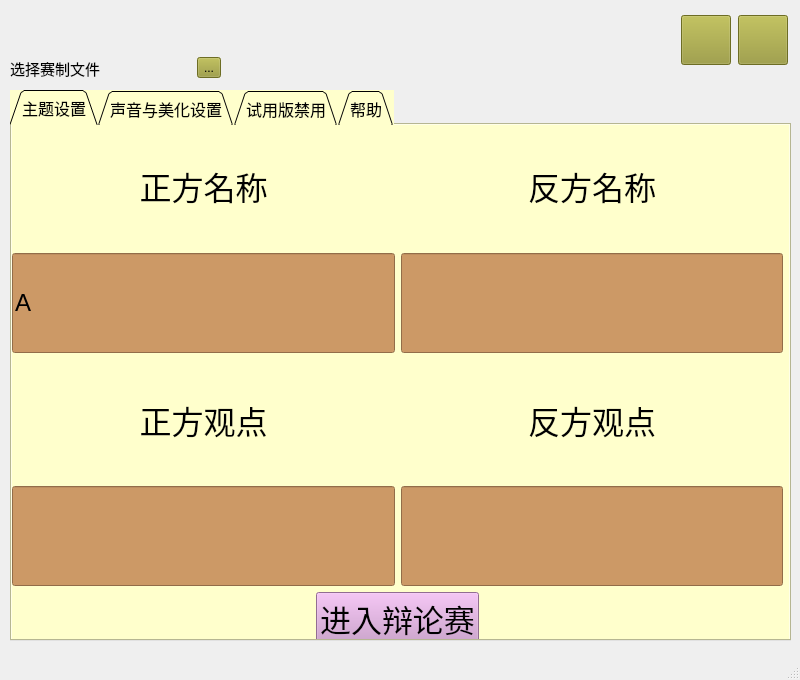
<?xml version="1.0" encoding="UTF-8"?>
<ui version="4.0">
 <class>MainWindow</class>
 <widget class="QMainWindow" name="MainWindow">
  <property name="geometry">
   <rect>
    <x>0</x>
    <y>0</y>
    <width>800</width>
    <height>680</height>
   </rect>
  </property>
  <property name="sizePolicy">
   <sizepolicy hsizetype="Preferred" vsizetype="Preferred">
    <horstretch>0</horstretch>
    <verstretch>0</verstretch>
   </sizepolicy>
  </property>
  <property name="minimumSize">
   <size>
    <width>800</width>
    <height>680</height>
   </size>
  </property>
  <property name="maximumSize">
   <size>
    <width>800</width>
    <height>680</height>
   </size>
  </property>
  <property name="windowTitle">
   <string>电子计时器</string>
  </property>
  <property name="toolTipDuration">
   <number>0</number>
  </property>
  <property name="styleSheet">
   <string notr="true"/>
  </property>
  <widget class="QWidget" name="centralwidget">
   <widget class="QTabWidget" name="fix_mainwindow_tabWidget">
    <property name="geometry">
     <rect>
      <x>10</x>
      <y>90</y>
      <width>781</width>
      <height>551</height>
     </rect>
    </property>
    <property name="baseSize">
     <size>
      <width>0</width>
      <height>0</height>
     </size>
    </property>
    <property name="font">
     <font>
      <family>华文楷体</family>
      <pointsize>12</pointsize>
     </font>
    </property>
    <property name="styleSheet">
     <string notr="true">background-color: rgb(255, 255, 204);</string>
    </property>
    <property name="tabShape">
     <enum>QTabWidget::Triangular</enum>
    </property>
    <property name="currentIndex">
     <number>0</number>
    </property>
    <widget class="QWidget" name="tab">
     <attribute name="title">
      <string>主题设置</string>
     </attribute>
     <widget class="QWidget" name="layoutWidget">
      <property name="geometry">
       <rect>
        <x>0</x>
        <y>0</y>
        <width>771</width>
        <height>521</height>
       </rect>
      </property>
      <layout class="QVBoxLayout" name="verticalLayout_5">
       <item>
        <layout class="QGridLayout" name="fix_page1_gridlayout">
         <item row="1" column="1">
          <widget class="QLineEdit" name="pg1_lineEdit_2">
           <property name="minimumSize">
            <size>
             <width>0</width>
             <height>100</height>
            </size>
           </property>
           <property name="font">
            <font>
             <pointsize>18</pointsize>
            </font>
           </property>
           <property name="styleSheet">
            <string notr="true">background-color: rgb(204, 153, 102);</string>
           </property>
           <property name="text">
            <string/>
           </property>
          </widget>
         </item>
         <item row="3" column="0">
          <widget class="QLineEdit" name="pg1_lineEdit_3">
           <property name="minimumSize">
            <size>
             <width>0</width>
             <height>100</height>
            </size>
           </property>
           <property name="font">
            <font>
             <pointsize>18</pointsize>
            </font>
           </property>
           <property name="styleSheet">
            <string notr="true">background-color: rgb(204, 153, 102);</string>
           </property>
           <property name="text">
            <string/>
           </property>
          </widget>
         </item>
         <item row="0" column="1">
          <widget class="QLabel" name="fix_page1_label_2">
           <property name="font">
            <font>
             <family>华文楷体</family>
             <pointsize>24</pointsize>
            </font>
           </property>
           <property name="text">
            <string>反方名称</string>
           </property>
           <property name="alignment">
            <set>Qt::AlignCenter</set>
           </property>
          </widget>
         </item>
         <item row="1" column="0">
          <widget class="QLineEdit" name="pg1_lineEdit_1">
           <property name="minimumSize">
            <size>
             <width>0</width>
             <height>100</height>
            </size>
           </property>
           <property name="font">
            <font>
             <pointsize>18</pointsize>
            </font>
           </property>
           <property name="styleSheet">
            <string notr="true">background-color: rgb(204, 153, 102);</string>
           </property>
           <property name="text">
            <string>A</string>
           </property>
          </widget>
         </item>
         <item row="2" column="1">
          <widget class="QLabel" name="fix_page1_label_4">
           <property name="font">
            <font>
             <family>华文楷体</family>
             <pointsize>24</pointsize>
            </font>
           </property>
           <property name="layoutDirection">
            <enum>Qt::LeftToRight</enum>
           </property>
           <property name="text">
            <string>反方观点</string>
           </property>
           <property name="alignment">
            <set>Qt::AlignCenter</set>
           </property>
          </widget>
         </item>
         <item row="2" column="0">
          <widget class="QLabel" name="fix_page1_label_3">
           <property name="font">
            <font>
             <family>华文楷体</family>
             <pointsize>24</pointsize>
            </font>
           </property>
           <property name="text">
            <string>正方观点</string>
           </property>
           <property name="textFormat">
            <enum>Qt::AutoText</enum>
           </property>
           <property name="alignment">
            <set>Qt::AlignCenter</set>
           </property>
          </widget>
         </item>
         <item row="3" column="1">
          <widget class="QLineEdit" name="pg1_lineEdit_4">
           <property name="minimumSize">
            <size>
             <width>0</width>
             <height>100</height>
            </size>
           </property>
           <property name="font">
            <font>
             <pointsize>18</pointsize>
            </font>
           </property>
           <property name="styleSheet">
            <string notr="true">background-color: rgb(204, 153, 102);</string>
           </property>
           <property name="text">
            <string/>
           </property>
          </widget>
         </item>
         <item row="0" column="0">
          <widget class="QLabel" name="fix_page1_label_1">
           <property name="font">
            <font>
             <family>华文楷体</family>
             <pointsize>24</pointsize>
             <weight>50</weight>
             <bold>false</bold>
             <kerning>true</kerning>
            </font>
           </property>
           <property name="mouseTracking">
            <bool>false</bool>
           </property>
           <property name="layoutDirection">
            <enum>Qt::LeftToRight</enum>
           </property>
           <property name="text">
            <string>正方名称</string>
           </property>
           <property name="textFormat">
            <enum>Qt::AutoText</enum>
           </property>
           <property name="alignment">
            <set>Qt::AlignCenter</set>
           </property>
          </widget>
         </item>
        </layout>
       </item>
       <item>
        <layout class="QHBoxLayout" name="fix_page1_horizontalLayout">
         <item>
          <spacer name="fix_page1_horizontalSpacer_1">
           <property name="orientation">
            <enum>Qt::Horizontal</enum>
           </property>
           <property name="sizeHint" stdset="0">
            <size>
             <width>40</width>
             <height>20</height>
            </size>
           </property>
          </spacer>
         </item>
         <item>
          <widget class="QPushButton" name="pg1_btn_enter">
           <property name="font">
            <font>
             <family>华文楷体</family>
             <pointsize>23</pointsize>
            </font>
           </property>
           <property name="styleSheet">
            <string notr="true">background-color: rgb(204, 153, 204);</string>
           </property>
           <property name="text">
            <string>进入辩论赛</string>
           </property>
          </widget>
         </item>
         <item>
          <spacer name="fix_page1_horizontalSpacer_2">
           <property name="orientation">
            <enum>Qt::Horizontal</enum>
           </property>
           <property name="sizeHint" stdset="0">
            <size>
             <width>40</width>
             <height>20</height>
            </size>
           </property>
          </spacer>
         </item>
        </layout>
       </item>
      </layout>
     </widget>
    </widget>
    <widget class="QWidget" name="tab_3">
     <attribute name="title">
      <string>声音与美化设置</string>
     </attribute>
     <layout class="QGridLayout" name="gridLayout_2">
      <item row="0" column="0">
       <widget class="QFrame" name="frame_3">
        <property name="styleSheet">
         <string notr="true">gridline-color: rgb(190, 190, 190);</string>
        </property>
        <property name="frameShape">
         <enum>QFrame::StyledPanel</enum>
        </property>
        <property name="frameShadow">
         <enum>QFrame::Raised</enum>
        </property>
        <widget class="QLabel" name="fix_page3_label_3">
         <property name="geometry">
          <rect>
           <x>0</x>
           <y>10</y>
           <width>72</width>
           <height>15</height>
          </rect>
         </property>
         <property name="text">
          <string>警示音</string>
         </property>
        </widget>
        <widget class="QWidget" name="layoutWidget">
         <property name="geometry">
          <rect>
           <x>0</x>
           <y>50</y>
           <width>221</width>
           <height>97</height>
          </rect>
         </property>
         <layout class="QHBoxLayout" name="horizontalLayout">
          <item>
           <layout class="QVBoxLayout" name="verticalLayout">
            <item>
             <widget class="QRadioButton" name="pg3_rbtn_21">
              <property name="text">
               <string>目录下声音</string>
              </property>
              <property name="checked">
               <bool>true</bool>
              </property>
             </widget>
            </item>
            <item>
             <widget class="QRadioButton" name="pg3_rbtn_22">
              <property name="text">
               <string>（无）</string>
              </property>
             </widget>
            </item>
            <item>
             <widget class="QLabel" name="fix_page3_label_8">
              <property name="text">
               <string>...</string>
              </property>
             </widget>
            </item>
           </layout>
          </item>
         </layout>
        </widget>
        <widget class="QFrame" name="frame_2">
         <property name="geometry">
          <rect>
           <x>0</x>
           <y>210</y>
           <width>246</width>
           <height>232</height>
          </rect>
         </property>
         <property name="styleSheet">
          <string notr="true">gridline-color: rgb(190, 190, 190);</string>
         </property>
         <property name="frameShape">
          <enum>QFrame::StyledPanel</enum>
         </property>
         <property name="frameShadow">
          <enum>QFrame::Raised</enum>
         </property>
         <widget class="QLabel" name="fix_page3_label_2">
          <property name="geometry">
           <rect>
            <x>10</x>
            <y>10</y>
            <width>91</width>
            <height>16</height>
           </rect>
          </property>
          <property name="text">
           <string>总时间终止音</string>
          </property>
         </widget>
         <widget class="QWidget" name="layoutWidget">
          <property name="geometry">
           <rect>
            <x>0</x>
            <y>50</y>
            <width>221</width>
            <height>97</height>
           </rect>
          </property>
          <layout class="QHBoxLayout" name="horizontalLayout_4">
           <item>
            <layout class="QVBoxLayout" name="verticalLayout_4">
             <item>
              <widget class="QRadioButton" name="pg3_rbtn_11">
               <property name="text">
                <string>目录下声音</string>
               </property>
               <property name="checked">
                <bool>true</bool>
               </property>
              </widget>
             </item>
             <item>
              <widget class="QRadioButton" name="pg3_rbtn_12">
               <property name="text">
                <string>（无）</string>
               </property>
              </widget>
             </item>
             <item>
              <widget class="QLabel" name="fix_page3_label_11">
               <property name="text">
                <string>...</string>
               </property>
              </widget>
             </item>
            </layout>
           </item>
          </layout>
         </widget>
        </widget>
       </widget>
      </item>
      <item row="0" column="2">
       <widget class="QFrame" name="frame_5">
        <property name="styleSheet">
         <string notr="true">alternate-background-color: rgb(190, 190, 190);</string>
        </property>
        <property name="frameShape">
         <enum>QFrame::StyledPanel</enum>
        </property>
        <property name="frameShadow">
         <enum>QFrame::Raised</enum>
        </property>
        <widget class="QLabel" name="fix_page3_label_5">
         <property name="geometry">
          <rect>
           <x>10</x>
           <y>10</y>
           <width>111</width>
           <height>16</height>
          </rect>
         </property>
         <property name="text">
          <string>单次发言终止音</string>
         </property>
        </widget>
        <widget class="QWidget" name="layoutWidget">
         <property name="geometry">
          <rect>
           <x>0</x>
           <y>50</y>
           <width>221</width>
           <height>97</height>
          </rect>
         </property>
         <layout class="QHBoxLayout" name="horizontalLayout_3">
          <item>
           <layout class="QVBoxLayout" name="verticalLayout_3">
            <item>
             <widget class="QRadioButton" name="pg3_rbtn_41">
              <property name="text">
               <string>目录下声音</string>
              </property>
              <property name="checked">
               <bool>true</bool>
              </property>
             </widget>
            </item>
            <item>
             <widget class="QRadioButton" name="pg3_rbtn_42">
              <property name="text">
               <string>（无）</string>
              </property>
             </widget>
            </item>
            <item>
             <widget class="QLabel" name="fix_page3_label_10">
              <property name="text">
               <string>...</string>
              </property>
             </widget>
            </item>
           </layout>
          </item>
         </layout>
        </widget>
       </widget>
      </item>
      <item row="0" column="1">
       <widget class="QFrame" name="frame_4">
        <property name="styleSheet">
         <string notr="true">gridline-color: rgb(190, 190, 190);</string>
        </property>
        <property name="frameShape">
         <enum>QFrame::StyledPanel</enum>
        </property>
        <property name="frameShadow">
         <enum>QFrame::Raised</enum>
        </property>
        <widget class="QLabel" name="fix_page3_label_4">
         <property name="geometry">
          <rect>
           <x>10</x>
           <y>10</y>
           <width>91</width>
           <height>16</height>
          </rect>
         </property>
         <property name="text">
          <string>倒计时滴答声</string>
         </property>
        </widget>
        <widget class="QWidget" name="layoutWidget">
         <property name="geometry">
          <rect>
           <x>0</x>
           <y>50</y>
           <width>221</width>
           <height>97</height>
          </rect>
         </property>
         <layout class="QHBoxLayout" name="horizontalLayout_2">
          <item>
           <layout class="QVBoxLayout" name="verticalLayout_2">
            <item>
             <widget class="QRadioButton" name="pg3_rbtn_31">
              <property name="text">
               <string>目录下声音</string>
              </property>
              <property name="checked">
               <bool>true</bool>
              </property>
             </widget>
            </item>
            <item>
             <widget class="QRadioButton" name="pg3_rbtn_32">
              <property name="text">
               <string>（无）</string>
              </property>
             </widget>
            </item>
            <item>
             <widget class="QLabel" name="fix_page3_label_9">
              <property name="text">
               <string>...</string>
              </property>
             </widget>
            </item>
           </layout>
          </item>
         </layout>
        </widget>
        <widget class="QWidget" name="layoutWidget">
         <property name="geometry">
          <rect>
           <x>0</x>
           <y>250</y>
           <width>231</width>
           <height>121</height>
          </rect>
         </property>
         <layout class="QVBoxLayout" name="verticalLayout_6">
          <item>
           <widget class="QLabel" name="label_10">
            <property name="text">
             <string>正反方图片占屏幕比例：</string>
            </property>
           </widget>
          </item>
          <item>
           <layout class="QHBoxLayout" name="horizontalLayout_6">
            <item>
             <widget class="QLabel" name="label_8">
              <property name="text">
               <string>宽</string>
              </property>
             </widget>
            </item>
            <item>
             <widget class="QLineEdit" name="input_view_w_k">
              <property name="text">
               <string>0.30000</string>
              </property>
             </widget>
            </item>
           </layout>
          </item>
          <item>
           <layout class="QHBoxLayout" name="horizontalLayout_7">
            <item>
             <widget class="QLabel" name="label_9">
              <property name="text">
               <string>高</string>
              </property>
             </widget>
            </item>
            <item>
             <widget class="QLineEdit" name="input_view_h_k">
              <property name="text">
               <string>0.37500</string>
              </property>
             </widget>
            </item>
           </layout>
          </item>
         </layout>
        </widget>
       </widget>
      </item>
     </layout>
    </widget>
    <widget class="QWidget" name="tab_7">
     <attribute name="title">
      <string>试用版禁用</string>
     </attribute>
     <widget class="QWidget" name="layoutWidget">
      <property name="geometry">
       <rect>
        <x>0</x>
        <y>10</y>
        <width>815</width>
        <height>481</height>
       </rect>
      </property>
      <layout class="QVBoxLayout" name="verticalLayout_12">
       <item>
        <widget class="QLabel" name="label_7">
         <property name="text">
          <string>自定义变量导入</string>
         </property>
        </widget>
       </item>
       <item>
        <layout class="QHBoxLayout" name="horizontalLayout_13">
         <item>
          <layout class="QVBoxLayout" name="verticalLayout_10">
           <item>
            <widget class="QLabel" name="label">
             <property name="text">
              <string>Var_custom_1</string>
             </property>
            </widget>
           </item>
           <item>
            <widget class="QLineEdit" name="pg6_lineEdit_1">
             <property name="sizePolicy">
              <sizepolicy hsizetype="Fixed" vsizetype="Fixed">
               <horstretch>0</horstretch>
               <verstretch>0</verstretch>
              </sizepolicy>
             </property>
             <property name="minimumSize">
              <size>
               <width>350</width>
               <height>120</height>
              </size>
             </property>
             <property name="font">
              <font>
               <family>宋体</family>
               <pointsize>20</pointsize>
              </font>
             </property>
             <property name="text">
              <string>在这里输入变量1的值</string>
             </property>
            </widget>
           </item>
           <item>
            <widget class="QLabel" name="label_3">
             <property name="text">
              <string>Var_custom_3</string>
             </property>
            </widget>
           </item>
           <item>
            <widget class="QLineEdit" name="pg6_lineEdit_3">
             <property name="sizePolicy">
              <sizepolicy hsizetype="Fixed" vsizetype="Fixed">
               <horstretch>0</horstretch>
               <verstretch>0</verstretch>
              </sizepolicy>
             </property>
             <property name="minimumSize">
              <size>
               <width>350</width>
               <height>120</height>
              </size>
             </property>
             <property name="font">
              <font>
               <family>宋体</family>
               <pointsize>20</pointsize>
              </font>
             </property>
             <property name="text">
              <string>在这里输入变量3的值</string>
             </property>
            </widget>
           </item>
           <item>
            <widget class="QLabel" name="label_5">
             <property name="text">
              <string>Var_custom_5</string>
             </property>
            </widget>
           </item>
           <item>
            <widget class="QLineEdit" name="pg6_lineEdit_5">
             <property name="sizePolicy">
              <sizepolicy hsizetype="Fixed" vsizetype="Fixed">
               <horstretch>0</horstretch>
               <verstretch>0</verstretch>
              </sizepolicy>
             </property>
             <property name="minimumSize">
              <size>
               <width>350</width>
               <height>120</height>
              </size>
             </property>
             <property name="font">
              <font>
               <family>宋体</family>
               <pointsize>20</pointsize>
              </font>
             </property>
             <property name="text">
              <string>在这里输入变量6的值</string>
             </property>
            </widget>
           </item>
          </layout>
         </item>
         <item>
          <layout class="QVBoxLayout" name="verticalLayout_11">
           <item>
            <widget class="QLabel" name="label_2">
             <property name="text">
              <string>Var_custom_2</string>
             </property>
            </widget>
           </item>
           <item>
            <widget class="QLineEdit" name="pg6_lineEdit_2">
             <property name="sizePolicy">
              <sizepolicy hsizetype="Fixed" vsizetype="Fixed">
               <horstretch>0</horstretch>
               <verstretch>0</verstretch>
              </sizepolicy>
             </property>
             <property name="minimumSize">
              <size>
               <width>350</width>
               <height>120</height>
              </size>
             </property>
             <property name="font">
              <font>
               <family>宋体</family>
               <pointsize>20</pointsize>
              </font>
             </property>
             <property name="text">
              <string>在这里输入变量2的值</string>
             </property>
            </widget>
           </item>
           <item>
            <widget class="QLabel" name="label_4">
             <property name="text">
              <string>Var_custom_4</string>
             </property>
            </widget>
           </item>
           <item>
            <widget class="QLineEdit" name="pg6_lineEdit_4">
             <property name="sizePolicy">
              <sizepolicy hsizetype="Fixed" vsizetype="Fixed">
               <horstretch>0</horstretch>
               <verstretch>0</verstretch>
              </sizepolicy>
             </property>
             <property name="minimumSize">
              <size>
               <width>350</width>
               <height>120</height>
              </size>
             </property>
             <property name="font">
              <font>
               <family>宋体</family>
               <pointsize>20</pointsize>
              </font>
             </property>
             <property name="text">
              <string>在这里输入变量4的值</string>
             </property>
            </widget>
           </item>
           <item>
            <widget class="QLabel" name="label_6">
             <property name="text">
              <string>Var_custom_6</string>
             </property>
            </widget>
           </item>
           <item>
            <widget class="QLineEdit" name="pg6_lineEdit_6">
             <property name="sizePolicy">
              <sizepolicy hsizetype="Fixed" vsizetype="Fixed">
               <horstretch>0</horstretch>
               <verstretch>0</verstretch>
              </sizepolicy>
             </property>
             <property name="minimumSize">
              <size>
               <width>350</width>
               <height>120</height>
              </size>
             </property>
             <property name="font">
              <font>
               <family>宋体</family>
               <pointsize>20</pointsize>
              </font>
             </property>
             <property name="text">
              <string>在这里输入变量6的值</string>
             </property>
            </widget>
           </item>
          </layout>
         </item>
        </layout>
       </item>
      </layout>
     </widget>
    </widget>
    <widget class="QWidget" name="tab_6">
     <attribute name="title">
      <string>帮助</string>
     </attribute>
     <widget class="QLabel" name="label_11">
      <property name="geometry">
       <rect>
        <x>50</x>
        <y>40</y>
        <width>291</width>
        <height>121</height>
       </rect>
      </property>
      <property name="text">
       <string>这是内测版，可能存在BUG</string>
      </property>
     </widget>
     <widget class="QLabel" name="label_12">
      <property name="geometry">
       <rect>
        <x>200</x>
        <y>190</y>
        <width>281</width>
        <height>121</height>
       </rect>
      </property>
      <property name="text">
       <string>written by PyQt5 </string>
      </property>
     </widget>
     <widget class="QLabel" name="label_13">
      <property name="geometry">
       <rect>
        <x>470</x>
        <y>360</y>
        <width>72</width>
        <height>15</height>
       </rect>
      </property>
      <property name="text">
       <string/>
      </property>
     </widget>
    </widget>
   </widget>
   <widget class="QWidget" name="horizontalLayoutWidget">
    <property name="geometry">
     <rect>
      <x>10</x>
      <y>50</y>
      <width>211</width>
      <height>36</height>
     </rect>
    </property>
    <layout class="QHBoxLayout" name="horizontalLayout_5">
     <item>
      <widget class="QLabel" name="fix_page2_label1">
       <property name="font">
        <font>
         <family>华文楷体</family>
         <pointsize>11</pointsize>
        </font>
       </property>
       <property name="text">
        <string>选择赛制文件</string>
       </property>
      </widget>
     </item>
     <item>
      <widget class="QToolButton" name="pg2_tbtn_filechoose">
       <property name="styleSheet">
        <string notr="true">background-color: rgb(153, 153, 51);</string>
       </property>
       <property name="text">
        <string>...</string>
       </property>
      </widget>
     </item>
    </layout>
   </widget>
   <widget class="QWidget" name="layoutWidget">
    <property name="geometry">
     <rect>
      <x>680</x>
      <y>10</y>
      <width>109</width>
      <height>61</height>
     </rect>
    </property>
    <layout class="QHBoxLayout" name="horizontalLayout_8">
     <item>
      <widget class="QPushButton" name="btn_under">
       <property name="sizePolicy">
        <sizepolicy hsizetype="Fixed" vsizetype="Fixed">
         <horstretch>0</horstretch>
         <verstretch>0</verstretch>
        </sizepolicy>
       </property>
       <property name="minimumSize">
        <size>
         <width>50</width>
         <height>50</height>
        </size>
       </property>
       <property name="maximumSize">
        <size>
         <width>50</width>
         <height>50</height>
        </size>
       </property>
       <property name="styleSheet">
        <string notr="true">background-color: rgb(153, 153, 51);</string>
       </property>
       <property name="text">
        <string/>
       </property>
      </widget>
     </item>
     <item>
      <widget class="QPushButton" name="btn_close">
       <property name="minimumSize">
        <size>
         <width>50</width>
         <height>50</height>
        </size>
       </property>
       <property name="maximumSize">
        <size>
         <width>50</width>
         <height>50</height>
        </size>
       </property>
       <property name="styleSheet">
        <string notr="true">background-color: rgb(153, 153, 51);</string>
       </property>
       <property name="text">
        <string/>
       </property>
      </widget>
     </item>
    </layout>
   </widget>
  </widget>
  <widget class="QStatusBar" name="statusbar"/>
 </widget>
 <resources/>
 <connections/>
</ui>
